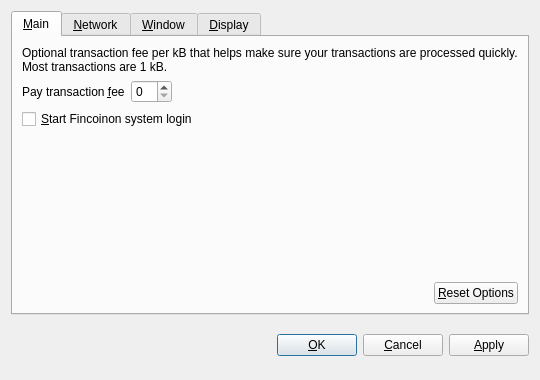
<?xml version="1.0" encoding="UTF-8"?>
<ui version="4.0">
 <class>OptionsDialog</class>
 <widget class="QDialog" name="OptionsDialog">
  <property name="geometry">
   <rect>
    <x>0</x>
    <y>0</y>
    <width>540</width>
    <height>380</height>
   </rect>
  </property>
  <property name="windowTitle">
   <string>Options</string>
  </property>
  <property name="modal">
   <bool>true</bool>
  </property>
  <layout class="QVBoxLayout" name="verticalLayout">
   <item>
    <widget class="QTabWidget" name="tabWidget">
     <property name="tabPosition">
      <enum>QTabWidget::North</enum>
     </property>
     <property name="currentIndex">
      <number>0</number>
     </property>
     <widget class="QWidget" name="tabMain">
      <attribute name="title">
       <string>&amp;Main</string>
      </attribute>
      <layout class="QVBoxLayout" name="verticalLayout_Main">
       <item>
        <widget class="QLabel" name="transactionFeeInfoLabel">
         <property name="text">
          <string>Optional transaction fee per kB that helps make sure your transactions are processed quickly. Most transactions are 1 kB.</string>
         </property>
         <property name="textFormat">
          <enum>Qt::PlainText</enum>
         </property>
         <property name="wordWrap">
          <bool>true</bool>
         </property>
        </widget>
       </item>
       <item>
        <layout class="QHBoxLayout" name="horizontalLayout_1_Main">
         <item>
          <widget class="QLabel" name="transactionFeeLabel">
           <property name="text">
            <string>Pay transaction &amp;fee</string>
           </property>
           <property name="textFormat">
            <enum>Qt::PlainText</enum>
           </property>
           <property name="buddy">
            <cstring>transactionFee</cstring>
           </property>
          </widget>
         </item>
         <item>
          <widget class="BitcoinAmountField" name="transactionFee"/>
         </item>
         <item>
          <spacer name="horizontalSpacer_1_Main">
           <property name="orientation">
            <enum>Qt::Horizontal</enum>
           </property>
           <property name="sizeHint" stdset="0">
            <size>
             <width>40</width>
             <height>20</height>
            </size>
           </property>
          </spacer>
         </item>
        </layout>
       </item>
       <item>
        <widget class="QCheckBox" name="bitcoinAtStartup">
         <property name="toolTip">
          <string>Automatically start Fincoinafter logging in to the system.</string>
         </property>
         <property name="text">
          <string>&amp;Start Fincoinon system login</string>
         </property>
        </widget>
       </item>
       <item>
        <spacer name="verticalSpacer_Main">
         <property name="orientation">
          <enum>Qt::Vertical</enum>
         </property>
         <property name="sizeHint" stdset="0">
          <size>
           <width>20</width>
           <height>40</height>
          </size>
         </property>
        </spacer>
       </item>
       <item>
        <layout class="QHBoxLayout" name="horizontalLayout_2_Main">
         <item>
          <spacer name="horizontalSpacer_2_Main">
           <property name="orientation">
            <enum>Qt::Horizontal</enum>
           </property>
           <property name="sizeHint" stdset="0">
            <size>
             <width>40</width>
             <height>20</height>
            </size>
           </property>
          </spacer>
         </item>
         <item>
          <widget class="QPushButton" name="resetButton">
           <property name="toolTip">
            <string>Reset all client options to default.</string>
           </property>
           <property name="text">
            <string>&amp;Reset Options</string>
           </property>
           <property name="autoDefault">
            <bool>false</bool>
           </property>
          </widget>
         </item>
        </layout>
       </item>
      </layout>
     </widget>
     <widget class="QWidget" name="tabNetwork">
      <attribute name="title">
       <string>&amp;Network</string>
      </attribute>
      <layout class="QVBoxLayout" name="verticalLayout_Network">
       <item>
        <widget class="QCheckBox" name="mapPortUpnp">
         <property name="toolTip">
          <string>Automatically open the Bitcoin client port on the router. This only works when your router supports UPnP and it is enabled.</string>
         </property>
         <property name="text">
          <string>Map port using &amp;UPnP</string>
         </property>
        </widget>
       </item>
       <item>
        <widget class="QCheckBox" name="connectSocks">
         <property name="toolTip">
          <string>Connect to the Bitcoin network through a SOCKS proxy (e.g. when connecting through Tor).</string>
         </property>
         <property name="text">
          <string>&amp;Connect through SOCKS proxy:</string>
         </property>
        </widget>
       </item>
       <item>
        <layout class="QHBoxLayout" name="horizontalLayout_Network">
         <item>
          <widget class="QLabel" name="proxyIpLabel">
           <property name="text">
            <string>Proxy &amp;IP:</string>
           </property>
           <property name="textFormat">
            <enum>Qt::PlainText</enum>
           </property>
           <property name="buddy">
            <cstring>proxyIp</cstring>
           </property>
          </widget>
         </item>
         <item>
          <widget class="QValidatedLineEdit" name="proxyIp">
           <property name="maximumSize">
            <size>
             <width>140</width>
             <height>16777215</height>
            </size>
           </property>
           <property name="toolTip">
            <string>IP address of the proxy (e.g. 127.0.0.1)</string>
           </property>
          </widget>
         </item>
         <item>
          <widget class="QLabel" name="proxyPortLabel">
           <property name="text">
            <string>&amp;Port:</string>
           </property>
           <property name="textFormat">
            <enum>Qt::PlainText</enum>
           </property>
           <property name="buddy">
            <cstring>proxyPort</cstring>
           </property>
          </widget>
         </item>
         <item>
          <widget class="QLineEdit" name="proxyPort">
           <property name="maximumSize">
            <size>
             <width>55</width>
             <height>16777215</height>
            </size>
           </property>
           <property name="toolTip">
            <string>Port of the proxy (e.g. 9050)</string>
           </property>
          </widget>
         </item>
         <item>
          <widget class="QLabel" name="socksVersionLabel">
           <property name="text">
            <string>SOCKS &amp;Version:</string>
           </property>
           <property name="textFormat">
            <enum>Qt::PlainText</enum>
           </property>
           <property name="buddy">
            <cstring>socksVersion</cstring>
           </property>
          </widget>
         </item>
         <item>
          <widget class="QValueComboBox" name="socksVersion">
           <property name="toolTip">
            <string>SOCKS version of the proxy (e.g. 5)</string>
           </property>
          </widget>
         </item>
         <item>
          <spacer name="horizontalSpacer_Network">
           <property name="orientation">
            <enum>Qt::Horizontal</enum>
           </property>
           <property name="sizeHint" stdset="0">
            <size>
             <width>40</width>
             <height>20</height>
            </size>
           </property>
          </spacer>
         </item>
        </layout>
       </item>
       <item>
        <spacer name="verticalSpacer_Network">
         <property name="orientation">
          <enum>Qt::Vertical</enum>
         </property>
         <property name="sizeHint" stdset="0">
          <size>
           <width>20</width>
           <height>40</height>
          </size>
         </property>
        </spacer>
       </item>
      </layout>
     </widget>
     <widget class="QWidget" name="tabWindow">
      <attribute name="title">
       <string>&amp;Window</string>
      </attribute>
      <layout class="QVBoxLayout" name="verticalLayout_Window">
       <item>
        <widget class="QCheckBox" name="minimizeToTray">
         <property name="toolTip">
          <string>Show only a tray icon after minimizing the window.</string>
         </property>
         <property name="text">
          <string>&amp;Minimize to the tray instead of the taskbar</string>
         </property>
        </widget>
       </item>
       <item>
        <widget class="QCheckBox" name="minimizeOnClose">
         <property name="toolTip">
          <string>Minimize instead of exit the application when the window is closed. When this option is enabled, the application will be closed only after selecting Quit in the menu.</string>
         </property>
         <property name="text">
          <string>M&amp;inimize on close</string>
         </property>
        </widget>
       </item>
       <item>
        <spacer name="verticalSpacer_Window">
         <property name="orientation">
          <enum>Qt::Vertical</enum>
         </property>
         <property name="sizeHint" stdset="0">
          <size>
           <width>20</width>
           <height>40</height>
          </size>
         </property>
        </spacer>
       </item>
      </layout>
     </widget>
     <widget class="QWidget" name="tabDisplay">
      <attribute name="title">
       <string>&amp;Display</string>
      </attribute>
      <layout class="QVBoxLayout" name="verticalLayout_Display">
       <item>
        <layout class="QHBoxLayout" name="horizontalLayout_1_Display">
         <item>
          <widget class="QLabel" name="langLabel">
           <property name="text">
            <string>User Interface &amp;language:</string>
           </property>
           <property name="textFormat">
            <enum>Qt::PlainText</enum>
           </property>
           <property name="buddy">
            <cstring>lang</cstring>
           </property>
          </widget>
         </item>
         <item>
          <widget class="QValueComboBox" name="lang">
           <property name="toolTip">
            <string>The user interface language can be set here. This setting will take effect after restarting Bitcoin.</string>
           </property>
          </widget>
         </item>
        </layout>
       </item>
       <item>
        <layout class="QHBoxLayout" name="horizontalLayout_2_Display">
         <item>
          <widget class="QLabel" name="unitLabel">
           <property name="text">
            <string>&amp;Unit to show amounts in:</string>
           </property>
           <property name="textFormat">
            <enum>Qt::PlainText</enum>
           </property>
           <property name="buddy">
            <cstring>unit</cstring>
           </property>
          </widget>
         </item>
         <item>
          <widget class="QValueComboBox" name="unit">
           <property name="toolTip">
            <string>Choose the default subdivision unit to show in the interface and when sending coins.</string>
           </property>
          </widget>
         </item>
        </layout>
       </item>
       <item>
        <widget class="QCheckBox" name="displayAddresses">
         <property name="toolTip">
          <string>Whether to show Bitcoin addresses in the transaction list or not.</string>
         </property>
         <property name="text">
          <string>&amp;Display addresses in transaction list</string>
         </property>
        </widget>
       </item>
       <item>
        <spacer name="verticalSpacer_Display">
         <property name="orientation">
          <enum>Qt::Vertical</enum>
         </property>
         <property name="sizeHint" stdset="0">
          <size>
           <width>20</width>
           <height>40</height>
          </size>
         </property>
        </spacer>
       </item>
      </layout>
     </widget>
    </widget>
   </item>
   <item>
    <layout class="QHBoxLayout" name="horizontalLayout_Buttons">
     <item>
      <spacer name="horizontalSpacer_1">
       <property name="orientation">
        <enum>Qt::Horizontal</enum>
       </property>
       <property name="sizeHint" stdset="0">
        <size>
         <width>40</width>
         <height>48</height>
        </size>
       </property>
      </spacer>
     </item>
     <item>
      <widget class="QLabel" name="statusLabel">
       <property name="font">
        <font>
         <weight>75</weight>
         <bold>true</bold>
        </font>
       </property>
       <property name="text">
        <string/>
       </property>
       <property name="textFormat">
        <enum>Qt::PlainText</enum>
       </property>
       <property name="wordWrap">
        <bool>true</bool>
       </property>
      </widget>
     </item>
     <item>
      <spacer name="horizontalSpacer_2">
       <property name="orientation">
        <enum>Qt::Horizontal</enum>
       </property>
       <property name="sizeHint" stdset="0">
        <size>
         <width>40</width>
         <height>48</height>
        </size>
       </property>
      </spacer>
     </item>
     <item>
      <widget class="QPushButton" name="okButton">
       <property name="text">
        <string>&amp;OK</string>
       </property>
      </widget>
     </item>
     <item>
      <widget class="QPushButton" name="cancelButton">
       <property name="text">
        <string>&amp;Cancel</string>
       </property>
       <property name="autoDefault">
        <bool>false</bool>
       </property>
      </widget>
     </item>
     <item>
      <widget class="QPushButton" name="applyButton">
       <property name="text">
        <string>&amp;Apply</string>
       </property>
       <property name="autoDefault">
        <bool>false</bool>
       </property>
      </widget>
     </item>
    </layout>
   </item>
  </layout>
 </widget>
 <customwidgets>
  <customwidget>
   <class>BitcoinAmountField</class>
   <extends>QSpinBox</extends>
   <header>bitcoinamountfield.h</header>
  </customwidget>
  <customwidget>
   <class>QValueComboBox</class>
   <extends>QComboBox</extends>
   <header>qvaluecombobox.h</header>
  </customwidget>
  <customwidget>
   <class>QValidatedLineEdit</class>
   <extends>QLineEdit</extends>
   <header>qvalidatedlineedit.h</header>
  </customwidget>
 </customwidgets>
 <resources/>
 <connections/>
</ui>
